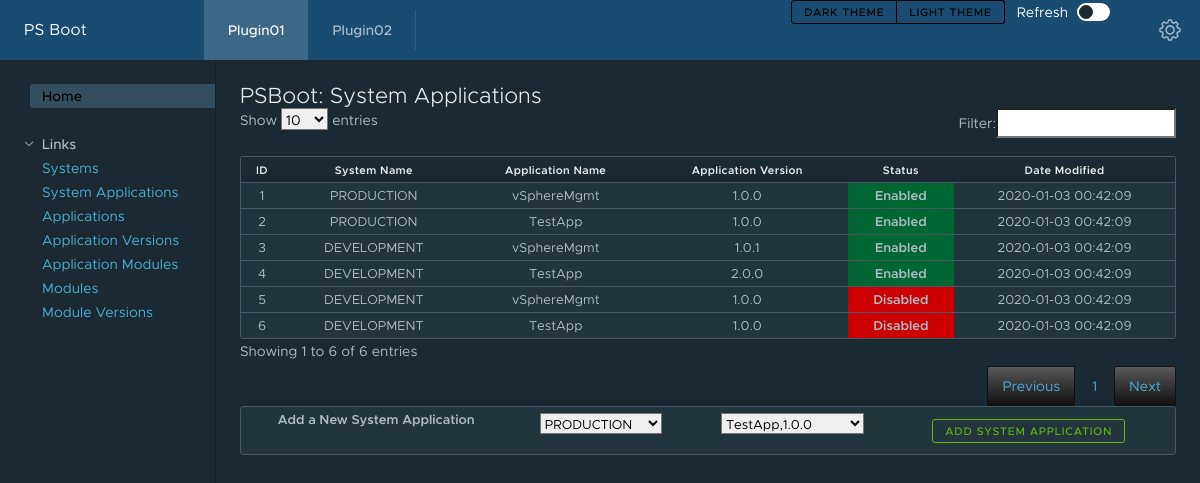
Page /php/system_applications.php on the committed database.
### tables this page shows
CREATE TABLE SYSTEM_APPLICATIONS
 
(
    ID int(11) NOT NULL AUTO_INCREMENT,
    SYSTEM_ID int(11) NOT NULL,
    APP_VER_ID int(11) NOT NULL, 
    STATUS_ID int(11) NOT NULL,
    PRIMARY KEY (ID),
    FOREIGN KEY (SYSTEM_ID) REFERENCES SYSTEMS (ID),
    FOREIGN KEY (STATUS_ID) REFERENCES STATUS (ID),
    FOREIGN KEY (APP_VER_ID) REFERENCES APPLICATION_VERSIONS (ID),
    date_modified TIMESTAMP NOT NULL DEFAULT CURRENT_TIMESTAMP ON UPDATE CURRENT_TIMESTAMP
);

CREATE TABLE SYSTEMS
 
(
    ID int(11) NOT NULL AUTO_INCREMENT,
    SYSTEM_NAME varchar (50) NOT NULL,
	STATUS_ID int(11) NOT NULL,
    PRIMARY KEY (ID),
    UNIQUE (SYSTEM_NAME),
	FOREIGN KEY (STATUS_ID) REFERENCES STATUS (ID),
    date_modified TIMESTAMP NOT NULL DEFAULT CURRENT_TIMESTAMP ON UPDATE CURRENT_TIMESTAMP
);

CREATE TABLE APPLICATIONS
 
(
    ID int(11) NOT NULL AUTO_INCREMENT,
    APPLICATION_NAME varchar (50) NOT NULL,
    STATUS_ID int(11) NOT NULL,
    PRIMARY KEY (ID),
    UNIQUE (APPLICATION_NAME),
    FOREIGN KEY (STATUS_ID) REFERENCES STATUS (ID),
    date_modified TIMESTAMP NOT NULL DEFAULT CURRENT_TIMESTAMP ON UPDATE CURRENT_TIMESTAMP
);

CREATE TABLE APPLICATION_VERSIONS
 
(
    ID int(11) NOT NULL AUTO_INCREMENT,
    APPLICATION_VERSION varchar (50) NOT NULL,
    APPLICATION_ID int(11) NOT NULL,
    STATUS_ID int(11) NOT NULL,
    PRIMARY KEY (ID),
    FOREIGN KEY (APPLICATION_ID) REFERENCES APPLICATIONS (ID),
    FOREIGN KEY (STATUS_ID) REFERENCES STATUS (ID),
    date_modified TIMESTAMP NOT NULL DEFAULT CURRENT_TIMESTAMP ON UPDATE CURRENT_TIMESTAMP
);

CREATE TABLE STATUS
(
    ID int(11) NOT NULL AUTO_INCREMENT,
    STATUS_NAME varchar (50) NOT NULL,
    HTMLCOLOR varchar (10) Not NULL,
    HTML_Description varchar (50),
    PRIMARY KEY (ID),
    UNIQUE (STATUS_NAME),
    date_modified TIMESTAMP NOT NULL DEFAULT CURRENT_TIMESTAMP ON UPDATE CURRENT_TIMESTAMP
);

### php/system_applications.php (the view, shortened to what this page needs)
<!DOCTYPE html>
<html lang="en">
<?php
	require_once 'components/header.php';
?>
<?php
	if (!empty($_GET['NewSystemApplication'])){
		$SYSTEM_ID=$_GET['SYSTEM_ID'];
		$APP_VER_ID=$_GET['APP_VER_ID'];
		include 'components/database.php';
		$pdo = Database::connect();
		$sql = "INSERT INTO SYSTEM_APPLICATIONS (SYSTEM_ID,APP_VER_ID,STATUS_ID) VALUES ('$SYSTEM_ID','$APP_VER_ID',1)";
		$pdo->query($sql);
		header("Refresh:0 url=system_applications.php");
	}
	else {
?>
<div class="content-area">
    <h3>PSBoot: System Applications</h3>
    <table id="example" class="table table-compact">
		<thead>
			<tr>
			<th>ID</th>
			<th>System Name</th>
			<th>Application Name</th>
			<th>Application Version</th>
			<th>Status</th>
			<th>Date Modified</th>
			</tr>
		</thead>
		<tbody>
			<?php
			    $pdo = Database::connect();
                $sql = "select sa.ID, "
                            . "sa.APP_VER_ID, "
                            . "sa.SYSTEM_ID, "
                            . "sa.STATUS_ID, "
                            . "sa.date_modified, "
                            . "apv.APPLICATION_ID, "
                            . "apv.APPLICATION_VERSION, "
                            . "ap.APPLICATION_NAME, "
                            . "ss.SYSTEM_NAME, "
                            . "s.STATUS_NAME, "
                            . "s.HTMLCOLOR, "
                            . "s.HTML_Description "
                        . "from SYSTEM_APPLICATIONS sa "
                        . "join SYSTEMS ss on sa.SYSTEM_ID=ss.ID "
                        . "join APPLICATION_VERSIONS apv on sa.APP_VER_ID=apv.ID "
                        . "join APPLICATIONS ap on apv.APPLICATION_ID=ap.ID "
                        . "join STATUS s on sa.STATUS_ID=s.ID ";
                foreach ($pdo->query($sql) as $row) {
			    	echo '<tr>';
			    	echo '<td>'. $row['ID'] . '</td>';
			    	echo '<td>'. $row['SYSTEM_NAME'] . '</td>';
			    	echo '<td>'. $row['APPLICATION_NAME'] . '</td>';
			    	echo '<td>'. $row['APPLICATION_VERSION'] . '</td>';
                    echo '<td style=background-color:'. $row['HTMLCOLOR'] . '><b>'. $row['STATUS_NAME'] . '</b></td>';
                    echo '<td>'. $row['date_modified'] . '</td>';
                    echo '</tr>';
                }
            ?>
        </tbody>
	</table>
    <table  class="table table-compact">
		<tr>
			<form>
                <td><b>Add a New System Application</b></td>
                <td>
                    <?php
                        echo "<select name='SYSTEM_ID'>";
                        $sql = "SELECT * FROM SYSTEMS";
                        foreach ($pdo->query($sql) as $row) {
                            echo "<option value=". $row['ID'] .">". $row['SYSTEM_NAME'] ."</option>";
                        }
                        echo "</select>"
                    ?>
                </td>
                <td>
                    <?php
                        echo "<select name='APP_VER_ID'>";
                        $sql = "select apv.ID, "
                                . "apv.APPLICATION_VERSION, "
                                . "apv.APPLICATION_ID, "
                                . "apv.STATUS_ID, "
                                . "apv.date_modified, "
                                . "ap.APPLICATION_NAME, "
                                . "s.STATUS_NAME, "
                                . "s.HTMLCOLOR, "
                                . "s.HTML_Description "
                            . "from APPLICATION_VERSIONS apv "
                            . "join APPLICATIONS ap on apv.APPLICATION_ID=ap.ID "
                            . "join STATUS s on apv.STATUS_ID=s.ID ";
                        foreach ($pdo->query($sql) as $row) {
                            echo "<option value=". $row['ID'] .">". $row['APPLICATION_NAME'] .",". $row['APPLICATION_VERSION'] ."</option>";
                        }
                        echo "</select>"
                    ?>
                </td>
				<td>
					<input type="hidden" name="NewSystemApplication" value="TRUE"><input type="Submit" class="btn btn-success-outline btn-sm" value="Add System Application"></td>
			</form>
		</tr>
	</table>
</div>
<nav class="sidenav">
</nav>
</div>
</body>
<?php
  	}
?>
</html>

### rows in the picture
system_applications: ID "3", SYSTEM_ID.SYSTEM_NAME "DEVELOPMENT", applications.APPLICATION_NAME "vSphereMgmt", APP_VER_ID.APPLICATION_VERSION "1.0.1", STATUS_ID.STATUS_NAME "Enabled", date_modified "2020-01-03 00:42:09"
system_applications: ID "4", SYSTEM_ID.SYSTEM_NAME "DEVELOPMENT", applications.APPLICATION_NAME "TestApp", APP_VER_ID.APPLICATION_VERSION "2.0.0", STATUS_ID.STATUS_NAME "Enabled", date_modified "2020-01-03 00:42:09"
system_applications: ID "5", SYSTEM_ID.SYSTEM_NAME "DEVELOPMENT", applications.APPLICATION_NAME "vSphereMgmt", APP_VER_ID.APPLICATION_VERSION "1.0.0", STATUS_ID.STATUS_NAME "Disabled", date_modified "2020-01-03 00:42:09"
system_applications: ID "6", SYSTEM_ID.SYSTEM_NAME "DEVELOPMENT", applications.APPLICATION_NAME "TestApp", APP_VER_ID.APPLICATION_VERSION "1.0.0", STATUS_ID.STATUS_NAME "Disabled", date_modified "2020-01-03 00:42:09"
system_applications: ID "1", SYSTEM_ID.SYSTEM_NAME "PRODUCTION", applications.APPLICATION_NAME "vSphereMgmt", APP_VER_ID.APPLICATION_VERSION "1.0.0", STATUS_ID.STATUS_NAME "Enabled", date_modified "2020-01-03 00:42:09"
system_applications: ID "2", SYSTEM_ID.SYSTEM_NAME "PRODUCTION", applications.APPLICATION_NAME "TestApp", APP_VER_ID.APPLICATION_VERSION "1.0.0", STATUS_ID.STATUS_NAME "Enabled", date_modified "2020-01-03 00:42:09"

### other values in the picture
form field SYSTEM_ID "PRODUCTION"
form field APP_VER_ID "TestApp,1.0.0"
